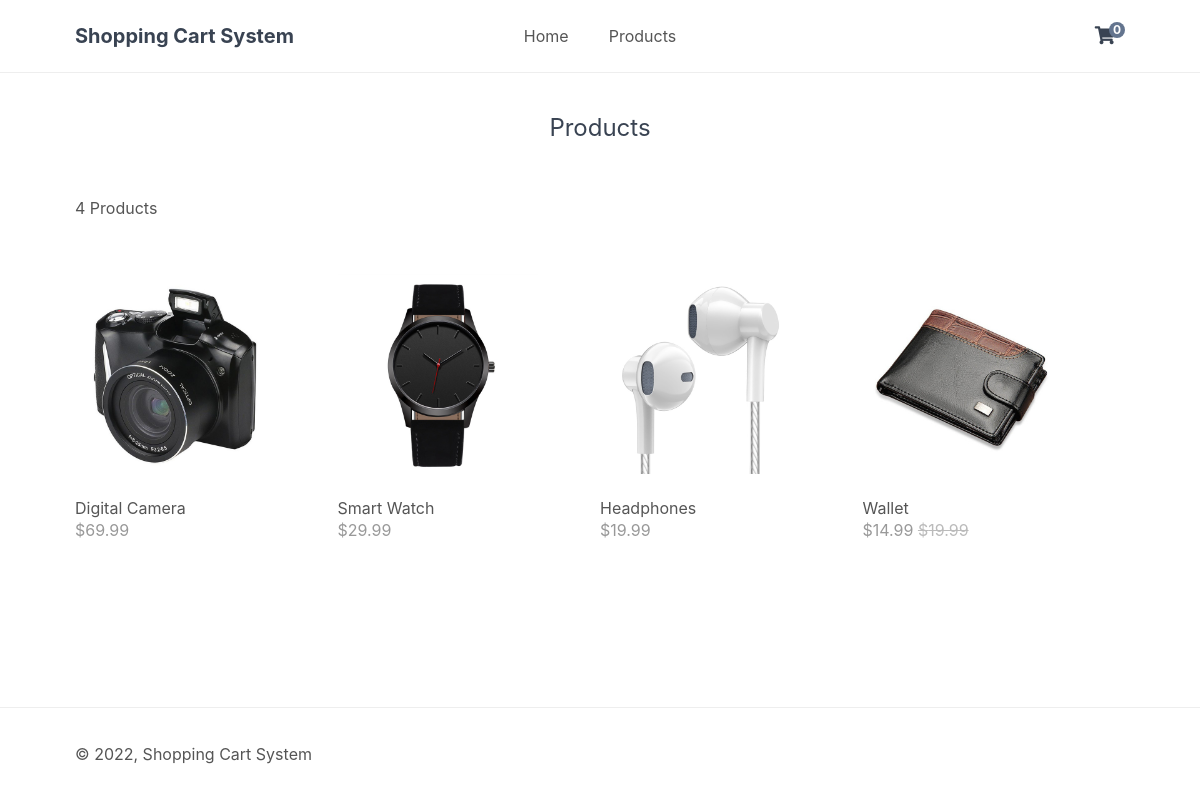
The page /index.php?page=products on the database its author committed.
### tables this page shows
CREATE TABLE IF NOT EXISTS `products` (
`id` int(11) NOT NULL,
  `name` varchar(200) NOT NULL,
  `desc` text NOT NULL,
  `price` decimal(7,2) NOT NULL,
  `rrp` decimal(7,2) NOT NULL DEFAULT '0.00',
  `quantity` int(11) NOT NULL,
  `img` text NOT NULL,
  `date_added` datetime NOT NULL DEFAULT CURRENT_TIMESTAMP
);

### index.php (called while the page is built, shortened)
<?php
include 'functions.php';
$page = isset($_GET['page']) && file_exists($_GET['page'] . '.php') ? $_GET['page'] : 'home';
include $page . '.php';
?>

### products.php (the view, shortened to what this page needs)
<?php
$num_products_on_each_page = 4;
$current_page = isset($_GET['p']) && is_numeric($_GET['p']) ? (int)$_GET['p'] : 1;
$stmt = $pdo->prepare('SELECT * FROM products ORDER BY date_added LIMIT ?,?');
$stmt->bindValue(1, ($current_page - 1) * $num_products_on_each_page, PDO::PARAM_INT);
$stmt->bindValue(2, $num_products_on_each_page, PDO::PARAM_INT);
$stmt->execute();
$products = $stmt->fetchAll(PDO::FETCH_ASSOC);
$total_products = $pdo->query('SELECT * FROM products')->rowCount();
?>
<?=template_header('Products')?>
<div class="products content-wrapper">
    <h1>Products</h1>
    <p><?=$total_products?> Products</p>
    <div class="products-wrapper">
        <?php foreach ($products as $product): ?>
        <a href="index.php?page=product&id=<?=$product['id']?>" class="product">
            <img src="imgs/<?=$product['img']?>" width="200" height="200" alt="<?=$product['name']?>">
            <span class="name"><?=$product['name']?></span>
            <span class="price">
                &dollar;<?=$product['price']?>
                <?php if ($product['rrp'] > 0): ?>
                <span class="rrp">&dollar;<?=$product['rrp']?></span>
                <?php endif; ?>
            </span>
        </a>
        <?php endforeach; ?>
    </div>
    <div class="buttons">
    </div>
</div>
<?=template_footer()?>

### style.css (style rules this page uses)
* { box-sizing: border-box; font-family: -apple-system, BlinkMacSystemFont, "segoe ui", roboto, oxygen, ubuntu, cantarell, "fira sans", "droid sans", "helvetica neue", Arial, sans-serif; font-size: 16px; -webkit-font-smoothing: antialiased; -moz-osx-font-smoothing: grayscale; }
html { height: 100%; }
body { position: relative; min-height: 100%; color: #555555; background-color: #FFFFFF; margin: 0; padding-bottom: 100px; }
h1, h2, h3, h4, h5 { color: #394352; }
.content-wrapper { width: 1050px; margin: 0 auto; }
main .recentlyadded .products, main .products .products-wrapper { display: flex; flex-wrap: wrap; align-items: center; justify-content: space-between; padding: 40px 0 0 0; }
main .recentlyadded .products .product, main .products .products-wrapper .product { display: block; overflow: hidden; text-decoration: none; width: 25%; padding-bottom: 60px; }
main .recentlyadded .products .product img, main .products .products-wrapper .product img { transform: scale(1); transition: transform 1s; }
main .recentlyadded .products .product .name, main .products .products-wrapper .product .name { display: block; color: #555555; padding: 20px 0 2px 0; }
main .recentlyadded .products .product .price, main .products .products-wrapper .product .price { display: block; color: #999999; }
main .recentlyadded .products .product .rrp, main .products .products-wrapper .product .rrp { color: #BBBBBB; text-decoration: line-through; }
main > .products h1 { display: block; font-weight: normal; margin: 0; padding: 40px 0; font-size: 24px; text-align: center; width: 100%; }
main > .products .buttons { text-align: right; padding-bottom: 40px; }

### rows shown on the page
products: img (picture), name "Digital Camera", price "69.99"
products: img (picture), name "Smart Watch", price "29.99"
products: img (picture), name "Headphones", price "19.99"
products: img (picture), name "Wallet", price "14.99", rrp "19.99"

### other values the page prints
$num_items_in_cart "0"
$total_products "4"
